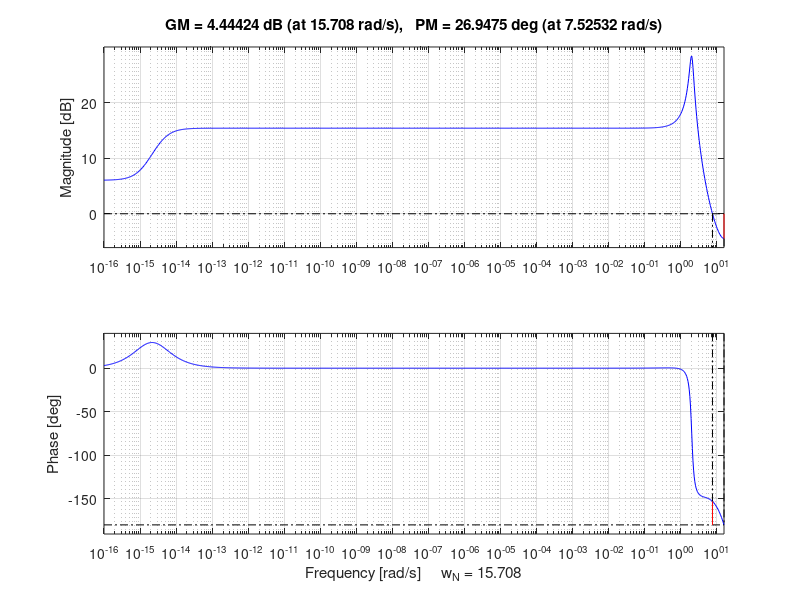

Here is the MATLAB script that generated this plot:
clc; clear; close all;
% 모델 생성
num = [5 20];
den = [1 0.5 4];
Gp_tf = tf(num,den);

% 이산시간 시스템으로 변환
T=0.2;
Gd_tf = c2d(Gp_tf,T,'zoh');

% 제어기 생성
Ksp = 1.96;
Cdp = 0.6*tf(Ksp);
Cdi = tf(T, [1 -1], T);

% Ksi를 찾는다.
Ksi = 0;
for digit = 0:1:5 % 소수점 5자리까지 찾는다.
    for g = 1:1:10 
        k = Ksi + (g*(0.1^digit));
        Cd = Cdp + k*Cdi;
        [Gm,Pm,Wcg,Wcp] = margin(Gd_tf * Cd);
        if Pm < 0
            Ksi = Ksi + (g-1)*(0.1^digit);
            break;
        end
    end
end

format long
Ksi

Cd = Cdp + Ksi*Cdi;
margin(Gd_tf * Cd)

